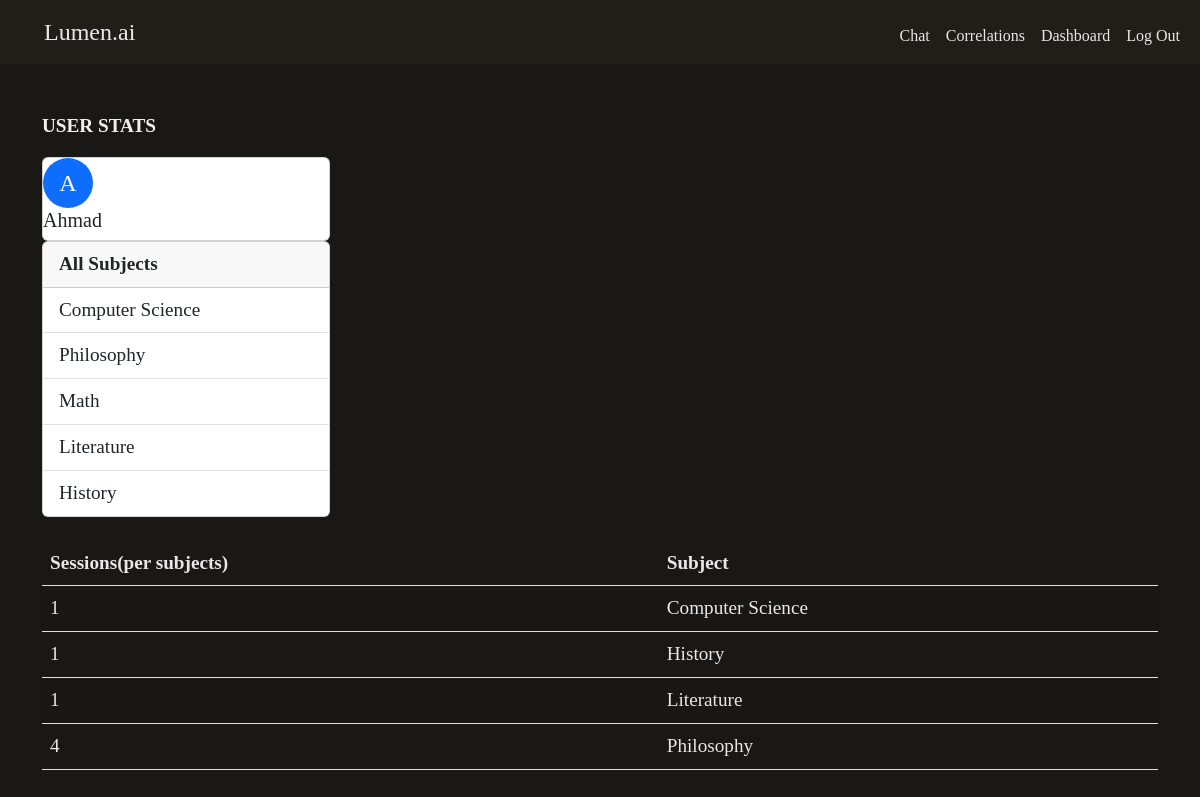
The app's page /dashboard (signed in) with its own data.
### tables this page shows
CREATE TABLE users (
    id INTEGER PRIMARY KEY AUTOINCREMENT,
    username TEXT NOT NULL UNIQUE,
    password_hash TEXT NOT NULL,
    difficulty TEXT,
    learning_style TEXT,
    Goal TEXT
    );

CREATE TABLE subjects (
    id INTEGER PRIMARY KEY AUTOINCREMENT,
    subject TEXT NOT NULL,
    user_id INTEGER NOT NULL,
    FOREIGN KEY (user_id) REFERENCES users(id)
);

### app.py (the view)
@app.route("/dashboard")
@login_required
def dashboard():
    subjects_enrolled = db.execute(
            "SELECT DISTINCT subject FROM subjects WHERE user_id = ?", session["user_id"])
    sessions_bysubjects = (db.execute(
        "SELECT subjects.subject, COUNT(sessions.id) as session_count FROM sessions JOIN subjects ON sessions.subject_id = subjects.id WHERE sessions.user_id = ? GROUP BY subjects.subject", session["user_id"]))
    user_info = db.execute("SELECT username, difficulty, learning_style, Goal FROM users WHERE id = ?", session["user_id"])
    return render_template("dashboard.html",  subjects=subjects_enrolled, sessions=sessions_bysubjects, user_info=user_info, difficulty=difficulty, Learning_styles=Learning_styles, Goals=Goals)

### app.py (called while the page is built)
@app.after_request
def after_request(response):
    response.headers["Cache-Control"] = "no-cache, no-store, must-revalidate"
    response.headers["Expires"] = 0
    response.headers["Pragma"] = "no-cache"
    return response

### helpers.py (called while the page is built)
def login_required(f):
    @wraps(f)
    def decorated_function(*args, **kwargs):
        if session.get("user_id") is None:
            return redirect("/login")
        return f(*args, **kwargs)
    return decorated_function

### templates/dashboard.html (shortened to what this page needs)
{% extends "layout.html" %}
{% block main %}
<p><b>USER STATS</b></p>
<div class="card" style="width: 18rem;">
    <div class="rounded-circle bg-primary text-white d-flex align-items-center justify-content-center" style="width: 50px; height: 50px; font-size: 1.5rem;">
        {{ user_info[0]["username"][0].upper() }}
    </div>
  <h5 class="card-title">{{ user_info[0]["username"] }}</h5>
    </div>
   <div class="card" style="width: 18rem;">
    <div class="card-header">
        <b>All Subjects</b>
    </div>
    <ul class="list-group list-group-flush">
            {% for subject in subjects %}
            <li class="list-group-item">{{ subject.subject }}</li>
            {% endfor %}
        </ul>
    </div>
    <table class="table table-striped mt-4">
        <thead>
            <tr>
                <th>Sessions(per subjects)</th>
                <th>Subject</th>
            </tr>
        </thead>
        <tbody>
            {% for session in sessions %}
                <tr>
                     <td>{{ session.session_count }}</td>
                     <td>{{ session.subject }}</td>
                </tr>
            {% endfor %}
        </tbody>
    </table>
{% endblock %}

### static/styles.css (style rules this page uses)
html { scrollbar-color: #211e19 #1a1814; }
body { background-color: #1a1814; color: #f0f0f0; padding: 0; font-size: 1.2rem; font-family: 'EB Garamond', Garamond; }
.table { background-color: #1a1814; color: #e8e8e8; }
.table td, .table th { background-color: #1a1814; color: #e8e8e8; }
.table-striped tbody tr:nth-of-type(odd) { background-color: #242018; }

### records on screen
users: username "A", username "Ahmad"
subjects: subject "Computer Science", session_count "1"
subjects: subject "Philosophy", session_count "4"
subjects: subject "Math"
subjects: subject "Literature", session_count "1"
subjects: subject "History", session_count "1"
